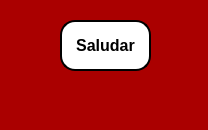
<?xml version="1.0" encoding="UTF-8"?>
<ui version="4.0">
 <class>MainWindow</class>
 <widget class="QMainWindow" name="MainWindow">
  <property name="geometry">
   <rect>
    <x>0</x>
    <y>0</y>
    <width>208</width>
    <height>130</height>
   </rect>
  </property>
  <property name="windowTitle">
   <string>MainWindow</string>
  </property>
  <property name="styleSheet">
   <string notr="true">background-color: rgb(170, 0, 0);</string>
  </property>
  <widget class="QWidget" name="centralwidget">
   <widget class="QPushButton" name="btn_saludar">
    <property name="geometry">
     <rect>
      <x>60</x>
      <y>20</y>
      <width>91</width>
      <height>51</height>
     </rect>
    </property>
    <property name="font">
     <font>
      <pointsize>12</pointsize>
      <weight>75</weight>
      <bold>true</bold>
     </font>
    </property>
    <property name="styleSheet">
     <string notr="true">border: 2px solid black;
background-color: rgb(255, 255, 255);
border-radius:15px;</string>
    </property>
    <property name="text">
     <string>Saludar</string>
    </property>
   </widget>
  </widget>
  <widget class="QMenuBar" name="menubar">
   <property name="geometry">
    <rect>
     <x>0</x>
     <y>0</y>
     <width>208</width>
     <height>21</height>
    </rect>
   </property>
  </widget>
  <widget class="QStatusBar" name="statusbar"/>
 </widget>
 <resources/>
 <connections/>
</ui>
